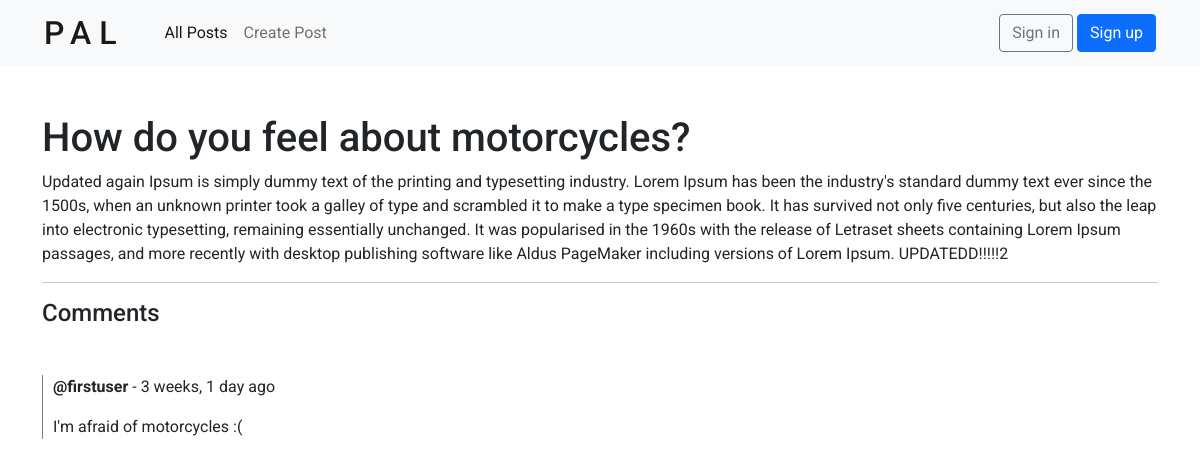
/post/1/, run on an earlier commit of the app's database.
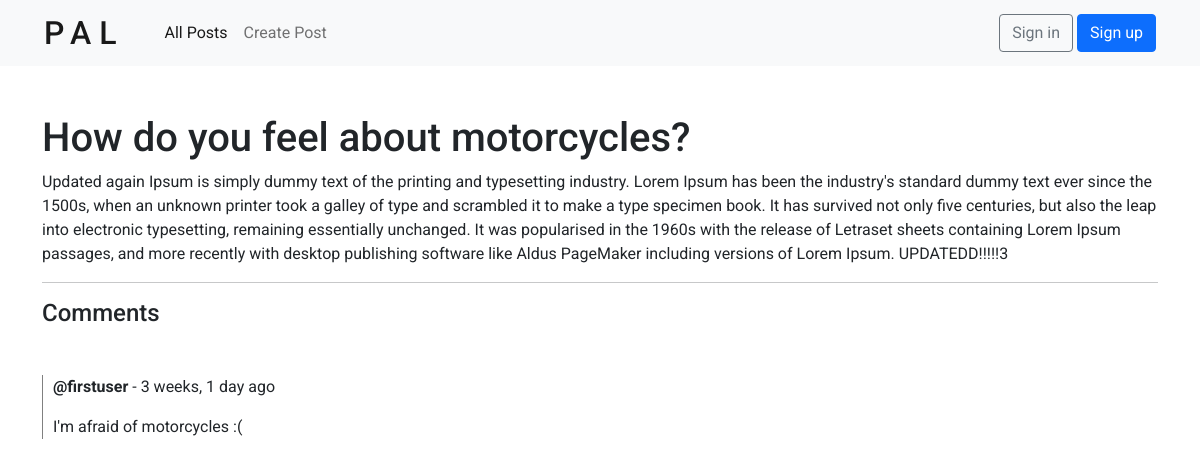
And on a later commit of the database.
### posts/models.py (models this page shows, shortened)
class Post(models.Model):
    name = models.CharField(max_length=200)
    description = models.TextField(null=True, blank=True)
    topic = models.ForeignKey(Topic, null=True, on_delete=SET_NULL) # each Post is related to a single Topic
    user = models.ForeignKey(User, null=True, on_delete=SET_NULL) # each Post is related to a single User
    created = models.DateTimeField(auto_now_add=True)
    updated = models.DateTimeField(auto_now=True)

### posts/views.py (the view, shortened to what this page needs)
# urls.py: path('post/<str:pk>/', views.post, name='post'),
def post(request, pk):
    post = Post.objects.get(id=pk)
    comments = post.comment_set.all().order_by('-created') # get the comments from each post
    comments_count = post.comment_set.all().count()
    context = {
        'post': post,
        'comments': comments,
        'comments_count': comments_count,
    }
    return render(request, 'posts/post.html', context)

### posts/templates/posts/post.html (shortened to what this page needs)
{% extends 'main.html' %}
{% block content %}
<div class="mt-5">
    <h1>{{ post.name }}</h3>
    <p>{{ post.description }}</p>
</div>
<hr />
<h4>Comments</h4>
<div class="comment-container mt-5">
    {% for comment in comments %}
        <div class="comment">
            <p><b>@{{ comment.user }}</b> - {{ comment.created|timesince }} ago</p>
            <p>{{ comment.body }}</p>
        </div>
    {% endfor %}
</div>
{% endblock content %}

What changed in the data, as far as the page shows it:
changed Post "How do you feel about motorcycles?": description "…versions of Lorem Ipsum. UPDATEDD!!!!!2" → "…versions of Lorem Ipsum. UPDATEDD!!!!!3"
